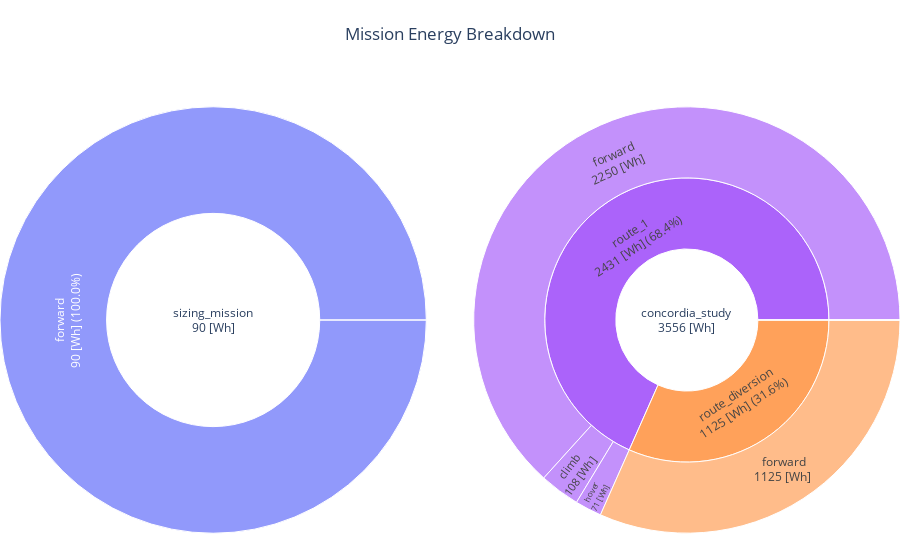

Source (notebook cell):
### Code cell
# Energy breakdown
fig = energy_breakdown_sun_plot_drone(OUTPUT_FILE, mission_name='sizing_mission')
energy_breakdown_sun_plot_drone(OUTPUT_FILE, mission_name='concordia_study', fig=fig)
fig.show()

### Figure 1 — Plotly figure (JSON) as saved in the notebook; plotly's stock layout.template omitted (floating-point values rounded to 4 significant figures)
{"data": [{"branchvalues": "total", "domain": {"column": 0}, "labels": ["sizing_mission<br>90 [Wh]", "climb<br>0 [Wh] (0.0%)", "forward<br>90 [Wh] (100.0%)", "hover<br>0 [Wh] (0.0%)"], "parents": ["", "sizing_mission<br>90 [Wh]", "sizing_mission<br>90 [Wh]", "sizing_mission<br>90 [Wh]"], "type": "sunburst", "values": [90.05, 0, 90.05, 0]}, {"branchvalues": "total", "domain": {"column": 1}, "labels": ["concordia_study<br>3556 [Wh]", "route_1<br>2431 [Wh] (68.4%)", "route_2<br>0 [Wh] (0.0%)", "route_diversion<br>1125 [Wh] (31.6%)", "climb<br>108 [Wh] ", "forward<br>2250 [Wh] ", "hover<br>71 [Wh] ", "climb<br>0 [Wh] ", "forward<br>0 [Wh] ", "hover<br>0 [Wh] ", "forward<br>1125 [Wh] ", "hover<br>0 [Wh] "], "parents": ["", "concordia_study<br>3556 [Wh]", "concordia_study<br>3556 [Wh]", "concordia_study<br>3556 [Wh]", "route_1<br>2431 [Wh] (68.4%)", "route_1<br>2431 [Wh] (68.4%)", "route_1<br>2431 [Wh] (68.4%)", "route_2<br>0 [Wh] (0.0%)", "route_2<br>0 [Wh] (0.0%)", "route_2<br>0 [Wh] (0.0%)", "route_diversion<br>1125 [Wh] (31.6%)", "route_diversion<br>1125 [Wh] (31.6%)"], "type": "sunburst", "values": [3557.0, 2431.0, 0, 1125.0, 108.6, 2251.0, 71.77, 0, 0, 0, 1125.0, 0]}], "layout": {"grid": {"columns": 2, "rows": 1}, "margin": {"b": 0, "l": 0, "r": 0, "t": 80}, "title": {"text": "Mission Energy Breakdown", "x": 0.5}}}
